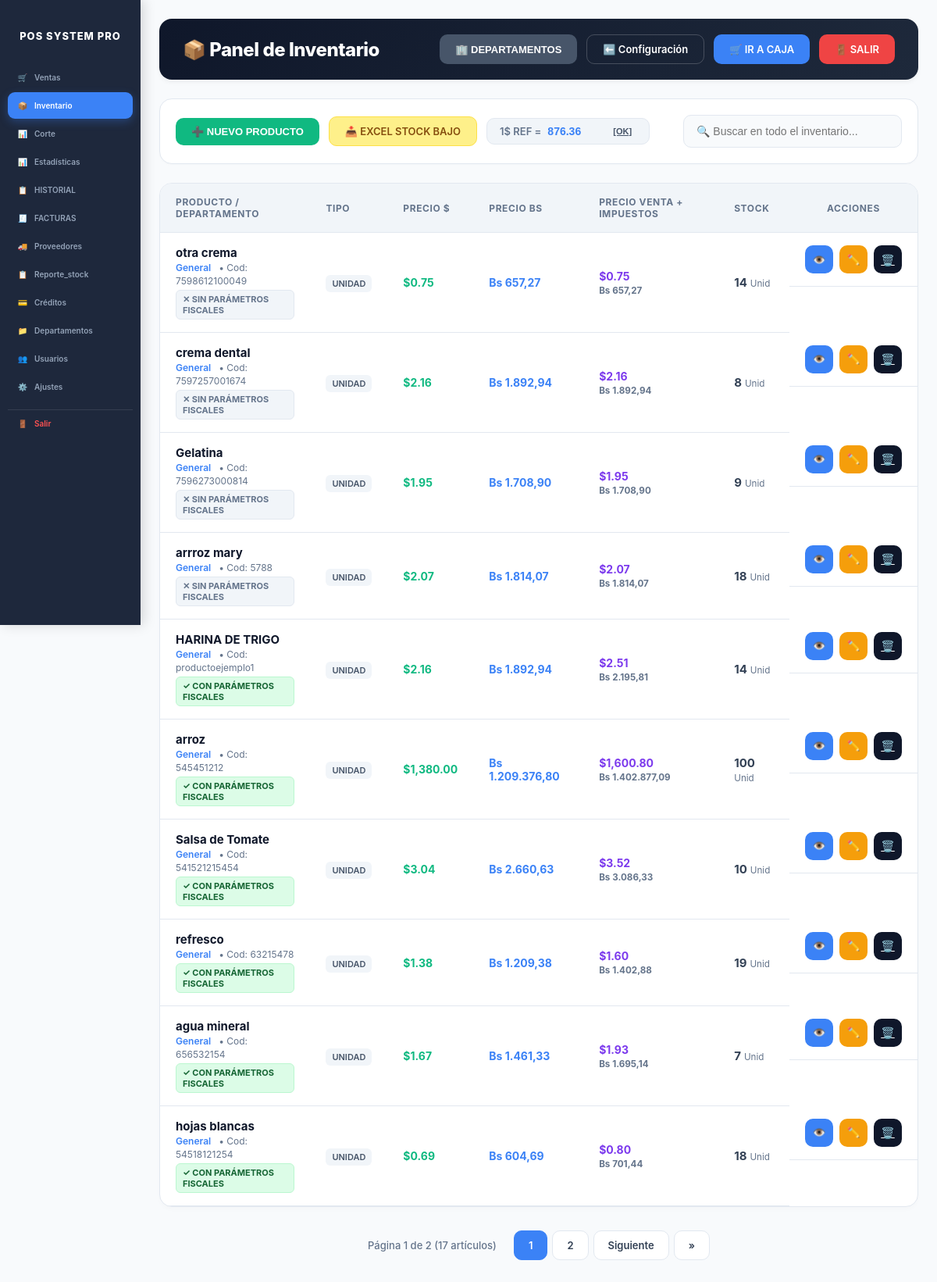
The page /inventario.php (signed in) on the database its author committed.
### tables this page shows
CREATE TABLE `configuracion` (
  `id` int(1) NOT NULL,
  `nombre_negocio` varchar(100) NOT NULL,
  `rif` varchar(20) NOT NULL,
  `direccion` text,
  `mensaje_ticket` varchar(255) DEFAULT NULL,
  `tasa_dolar` decimal(10,2) NOT NULL,
  `moneda_simbolo` varchar(5) DEFAULT '$',
  `mensaje_factura` text,
  `puerto_impresora` varchar(100) DEFAULT NULL,
  `tipo_lector` varchar(50) DEFAULT 'teclado',
  `puerto_lector` varchar(50) DEFAULT NULL,
  `gaveta` varchar(50) DEFAULT 'impresora',
  `impuesto_iva` decimal(5,2) DEFAULT '16.00',
  `impuesto_igtf` decimal(5,2) DEFAULT '3.00',
  `usar_iva` tinyint(1) DEFAULT '1',
  `usar_igtf` tinyint(1) DEFAULT '0',
  `whatsapp_telefono` varchar(20) DEFAULT NULL,
  `whatsapp_api_key` varchar(255) DEFAULT NULL
);

CREATE TABLE `productos` (
  `id` int(11) NOT NULL,
  `codigo_barras` varchar(50) DEFAULT NULL,
  `nombre` varchar(100) NOT NULL,
  `precio_costo` decimal(10,2) DEFAULT NULL,
  `precio` double NOT NULL,
  `stock` decimal(10,3) DEFAULT '0.000',
  `tipo_venta` enum('unidad','granel','paquete') DEFAULT 'unidad',
  `unidad_medida` varchar(10) DEFAULT 'Unid',
  `id_departamento` int(11) DEFAULT NULL,
  `usa_inventario` tinyint(1) DEFAULT '1',
  `moneda` varchar(5) DEFAULT 'USD',
  `moneda_base` varchar(10) DEFAULT NULL,
  `precio_mayor` decimal(10,2) DEFAULT '0.00',
  `cantidad_mayor` int(11) DEFAULT '0',
  `precio_bulto` decimal(10,2) DEFAULT '0.00',
  `cantidad_bulto` int(11) DEFAULT '0',
  `id_proveedor` int(11) DEFAULT NULL,
  `usa_parametros_fiscales` tinyint(1) DEFAULT '1'
);

### inventario.php (the view, shortened to what this page needs)
<?php
@include_once 'validar_licencia.php';
$res_config = mysqli_query($conexion, "SELECT * FROM configuracion WHERE id = 1");
$config_data = mysqli_fetch_assoc($res_config);
$tasa_actual = $config_data['tasa_dolar'] ?? 1;
$usar_iva = $config_data['usar_iva'] ?? 0;
$porcentaje_iva = $config_data['impuesto_iva'] ?? 0;
$prod_por_pagina = 10;
$pagina_actual = isset($_GET['p']) ? (int)$_GET['p'] : 1;
$inicio_limit = ($pagina_actual - 1) * $prod_por_pagina;
$res_conteo = mysqli_query($conexion, "SELECT COUNT(*) as total FROM productos");
$total_productos = mysqli_fetch_assoc($res_conteo)['total'];
$total_paginas = ceil($total_productos / $prod_por_pagina);
$productos = mysqli_query($conexion, "SELECT p.*, d.nombre as nombre_depto
    FROM productos p LEFT JOIN departamentos d ON p.id_departamento = d.id
    ORDER BY p.id DESC LIMIT $inicio_limit, $prod_por_pagina");
?>
<!DOCTYPE html>
<html lang="es">
<head>
</head>
<body>
<?php include_once __DIR__ . '/sidebar.php'; ?>
    <?php
    function format_stock($value, $unidad) {
        $val = (float)$value;
        $unidades_con_decimales = ['KG', 'G', 'KILOS', 'GRAMOS'];
        if (in_array(strtoupper($unidad), $unidades_con_decimales)) {
            return rtrim(rtrim(number_format($val, 3, ',', '.'), '0'), ',');
        } else {
            return number_format($val, 0, ',', '.');
        }
    }
    ?>
    <div class="header-container">
        <h2 style="margin:0; font-weight: 800; letter-spacing: -0.02em;">📦 Panel de Inventario</h2>
        <div style="display:flex; gap:12px;">
            <button onclick="abrirModal('modalDepto')" class="btn" style="background:var(--slate)">🏢 DEPARTAMENTOS</button>
            <a href="configuracion.php" class="btn" style="background: transparent; border: 1px solid rgba(255,255,255,0.2)">⬅️ Configuración</a>
            <a href="ventas.php" class="btn" style="background:var(--blue)">🛒 IR A CAJA</a>
            <a href="logout.php" class="btn" style="background:var(--red)">🚪 SALIR </a>
        </div>
    </div>
    <div class="toolbar">
        <div style="display: flex; align-items: center; gap: 12px; flex-wrap: wrap;">
            <button onclick="abrirModal('modalNuevo')" class="btn" style="background:var(--green)">➕ NUEVO PRODUCTO</button>
            <a href="?exportar_bajo_stock=1" class="btn" style="background:#fef08a; color: #854d0e; border: 1px solid #fde047;">📥 EXCEL STOCK BAJO</a>
            <form method="POST" class="tasa-box">
                <span style="font-size:13px; color:var(--text-sub); margin-right:8px;">1$ REF =</span>
                <input type="number" step="0.01" name="nueva_tasa" value="<?= $tasa_actual ?>" style="width:70px; border:none; background:transparent; font-weight:700; color:var(--blue); padding:0; font-size:14px;">
                <button type="submit" name="actualizar_tasa" style="background:none; border:none; cursor:pointer; font-size:11px; font-weight:700; color:var(--slate); margin-left:8px; text-decoration: underline;">[OK]</button>
            </form>
        </div>
        <div>
            <input type="text" id="busq_global" style="width:280px;" placeholder="🔍 Buscar en todo el inventario..." onkeyup="buscarGlobal(this.value)">
        </div>
    </div>
    <div class="tabla-container">
        <table>
            <thead>
                <tr>
                    <th>Producto / Departamento</th><th>Tipo</th><th>Precio $</th><th>Precio Bs</th><th>Precio Venta + Impuestos</th><th>Stock</th><th style="text-align:center;">Acciones</th>
                </tr>
            </thead>
            <tbody>
                <?php while($p = mysqli_fetch_assoc($productos)):
                    $moneda_p = $p['moneda'] ?? 'USD';
                    if ($moneda_p === 'VES') {
                        $precio_usd_calc = $p['precio'] / $tasa_actual;
                        $precio_bs_calc = $p['precio'];
                        $badge_moneda = '<span class="badge-moneda">FIJO BS</span>';
                    } else {
                        $precio_usd_calc = $p['precio'];
                        $precio_bs_calc = $p['precio'] * $tasa_actual;
                        $badge_moneda = '';
                    }
                    $aplica_fiscal = ($p['usa_parametros_fiscales'] == 1);
                    $subtotal_usd = $precio_usd_calc;
                    $subtotal_bs = $precio_bs_calc;
                    $monto_iva_usd = 0;
                    $monto_iva_bs = 0;
                    if ($usar_iva == 1 && $aplica_fiscal) {
                        $monto_iva_usd = $subtotal_usd * ($porcentaje_iva / 100);
                        $monto_iva_bs = $subtotal_bs * ($porcentaje_iva / 100);
                    }
                    $total_con_iva_usd = $subtotal_usd + $monto_iva_usd;
                    $total_con_iva_bs = $subtotal_bs + $monto_iva_bs;
                    $monto_igtf_usd = 0;
                    $monto_igtf_bs = 0;
                    $precio_final_usd = $total_con_iva_usd + $monto_igtf_usd;
                    $precio_final_bs = $total_con_iva_bs + $monto_igtf_bs;
                ?>
                <tr class="fila">
                    <td>
                        <b style="font-size:15px; color: var(--dark);"><?= htmlspecialchars($p['nombre']) ?></b>
                        <?= $badge_moneda ?> <br>
                        <span style="color:var(--blue); font-weight:600; font-size:12px;"><?= htmlspecialchars($p['nombre_depto'] ?? 'General') ?></span>
                        <span style="color:var(--text-sub); font-size:12px; margin-left:6px;">• Cod: <?= htmlspecialchars($p['codigo_barras']) ?></span><br>
                        <?php if($aplica_fiscal): ?>
                            <span class="badge-fiscal">✓ CON PARÁMETROS FISCALES</span>
                        <?php else: ?>
                            <span class="badge-nofiscal">✕ SIN PARÁMETROS FISCALES</span>
                        <?php endif; ?>
                    </td>
                    <td><span class="badge-tipo"><?= htmlspecialchars($p['tipo_venta']) ?></span></td>
                    <td style="color:var(--green); font-weight:700;">
                        <?php if($moneda_p === 'VES'): ?>
                            <span style="color:gray; font-weight:500;">~$<?= number_format($precio_usd_calc, 2) ?></span>
                        <?php else: ?>
                            $<?= number_format($precio_usd_calc, 2) ?>
                        <?php endif; ?>
                    </td>
                    <td style="color:var(--blue); font-weight:700;">
                        Bs <?= number_format($precio_bs_calc, 2, ',', '.') ?>
                    </td>
                    <td style="color:#7c3aed; font-weight:700;">
                        $<?= number_format($precio_final_usd, 2) ?><br>
                        <small style="color:var(--text-sub);">Bs <?= number_format($precio_final_bs, 2, ',', '.') ?></small>
                    </td>
                    <td>
                        <?php if($p['usa_inventario'] == 1): ?>
                            <span style="font-weight:700; font-size:15px;"><?= format_stock($p['stock'], $p['unidad_medida']) ?></span> <small style="color:var(--text-sub)"><?= htmlspecialchars($p['unidad_medida']) ?></small>
                        <?php else: ?>
                            <span style="font-size: 18px; color: var(--slate); font-weight:700;">∞</span> <small style="color:var(--text-sub)">Ilimitado</small>
                        <?php endif; ?>
                    </td>
                    <td style="display:flex; justify-content:center; gap:8px;">
                        <button onclick="verDetalles('<?= $p['codigo_barras'] ?>','<?= addslashes(htmlspecialchars($p['nombre'])) ?>','<?= $p['precio_costo'] ?>','<?= number_format($precio_usd_calc,2) ?>','<?= $p['stock'] ?>','<?= $p['unidad_medida'] ?>','<?= $p['tipo_venta'] ?>','<?= number_format($precio_bs_calc,2,',','.') ?>', '<?= $moneda_p ?>', '<?= number_format($precio_final_usd,2) ?>', '<?= number_format($precio_final_bs,2,',','.') ?>')" class="btn-action" style="background:var(--blue)">👁️</button>
                        <button onclick="abrirE('<?= $p['id'] ?>','<?= $p['codigo_barras'] ?>','<?= addslashes(htmlspecialchars($p['nombre'])) ?>','<?= $p['precio_costo'] ?>','<?= $p['precio'] ?>','<?= $p['stock'] ?>','<?= $p['tipo_venta'] ?>','<?= $p['unidad_medida'] ?>','<?= $p['id_departamento'] ?>', '<?= $moneda_p ?>', '<?= $p['id_proveedor'] ?>', '<?= $p['usa_parametros_fiscales'] ?? 1 ?>', '<?= $pagina_actual ?>')" class="btn-action" style="background:var(--amber)">✏️</button>
                        <a href="?eliminar=<?= $p['id'] ?>&p_actual=<?= $pagina_actual ?>" class="btn-action" style="background:var(--dark);" onclick="return confirm('¿Está seguro de eliminar este producto por completo?')">🗑️</a>
                    </td>
                </tr>
                <?php endwhile; ?>
            </tbody>
        </table>
    </div>
    <div class="pagination">
        <span class="page-info">Página <?= $pagina_actual ?> de <?= $total_paginas ?> (<?= $total_productos ?> artículos)</span>
        <?php
        $rango = 2;
        for ($i = max(1, $pagina_actual - $rango); $i <= min($total_paginas, $pagina_actual + $rango); $i++):
        ?>
            <a href="?p=<?= $i ?>" class="page-link <?= ($i == $pagina_actual) ? 'active' : '' ?>"><?= $i ?></a>
        <?php endfor; ?>
        <?php if ($pagina_actual < $total_paginas): ?>
            <a href="?p=<?= $pagina_actual + 1 ?>" class="page-link">Siguiente</a>
            <a href="?p=<?= $total_paginas ?>" class="page-link">»</a>
        <?php endif; ?>
    </div>
</body>
</html>

### sidebar.css (style rules this page uses)
:root { --pos-sidebar-width: 180px; --pos-sidebar-bg: #1e283c; }
@media (min-width: 901px) { body.pos-sidebar-layout { margin-left: var(--pos-sidebar-width) !important; transition: margin-left .24s ease; } }

### inventario.php (style rules this page uses)
:root { --bg-body: #f8fafc; --bg-card: #ffffff; --text-main: #334155; --text-sub: #64748b; --border: #e2e8f0; --table-head: #f1f5f9; --dark: #0f172a; --blue: #3b82f6; --blue-hover: #1d4ed8; --red: #ef4444; --green: #10b981; --amber: #f59e0b; --slate: #475569; }
body { font-family: 'Inter', system-ui, -apple-system, sans-serif; background: var(--bg-body); color: var(--text-main); margin: 0; padding: 24px; -webkit-font-smoothing: antialiased; }
.header-container { background: linear-gradient(135deg, var(--dark) 0%, #1e293b 100%); padding: 20px 30px; color: white; border-radius: 16px; margin-bottom: 24px; display: flex; justify-content: space-between; align-items: center; box-shadow: 0 4px 6px -1px rgba(0,0,0,0.05); }
.toolbar { display: flex; justify-content: space-between; background: var(--bg-card); padding: 20px; border-radius: 16px; margin-bottom: 24px; border: 1px solid var(--border); align-items: center; box-shadow: 0 1px 3px rgba(0,0,0,0.02); }
.tasa-box { display: flex; align-items: center; background: var(--table-head); padding: 8px 16px; border-radius: 10px; border: 1px solid var(--border); font-weight: 600; }
.tabla-container { background: var(--bg-card); border-radius: 16px; border: 1px solid var(--border); overflow: hidden; box-shadow: 0 4px 6px -1px rgba(0,0,0,0.02); }
table { width: 100%; border-collapse: collapse; text-align: left; }
th { background: var(--table-head); padding: 16px 20px; font-size: 12px; color: var(--text-sub); text-transform: uppercase; letter-spacing: 0.05em; border-bottom: 1px solid var(--border); font-weight: 700; }
td { padding: 16px 20px; border-bottom: 1px solid var(--border); font-size: 14px; vertical-align: middle; }
.btn { padding: 10px 20px; border-radius: 10px; font-weight: 600; cursor: pointer; border: none; color: white; display: inline-flex; align-items: center; gap: 8px; text-decoration: none; font-size: 13px; transition: all 0.2s ease; }
.btn-action { width: 36px; height: 36px; border-radius: 10px; border: none; cursor: pointer; color: white; display: inline-flex; align-items: center; justify-content: center; transition: all 0.2s ease; }
input, select { width: 100%; padding: 12px 16px; border-radius: 10px; border: 1px solid var(--border); background: #f8fafc; color: var(--text-main); box-sizing: border-box; font-size: 14px; transition: all 0.2s ease; }
.badge-tipo { background: #f1f5f9; color: #475569; padding: 4px 8px; border-radius: 6px; font-size: 11px; font-weight: 600; text-transform: uppercase; }
.badge-fiscal { background: #dcfce7; color: #166534; padding: 4px 8px; border-radius: 6px; font-size: 11px; font-weight: 700; border: 1px solid #bbf7d0; display: inline-block; margin-top: 4px; }
.badge-nofiscal { background: #f1f5f9; color: #64748b; padding: 4px 8px; border-radius: 6px; font-size: 11px; font-weight: 700; border: 1px solid #e2e8f0; display: inline-block; margin-top: 4px; }
.pagination { display: flex; justify-content: center; align-items: center; gap: 6px; margin: 30px 0; }
.page-link { padding: 10px 18px; background: var(--bg-card); border: 1px solid var(--border); border-radius: 10px; color: var(--text-main); text-decoration: none; font-weight: 600; transition: 0.2s; font-size: 13px; }
.page-link.active { background: var(--blue); color: white; border-color: var(--blue); }
.page-info { font-size: 13px; color: var(--text-sub); margin-right: 16px; font-weight: 500; }

### rows shown on the page
configuracion: nueva_tasa "876.36"
productos: nombre "otra crema", nombre_depto "General", codigo_barras "7598612100049", usa_parametros_fiscales "✕ SIN PARÁMETROS FISCALES", tipo_venta "UNIDAD", precio "0.75", precio.tasa_dolar "657,27", format_stock($p['stock'], $p['unidad_medida']) "14", unidad_medida "Unid"
productos: nombre "crema dental", nombre_depto "General", codigo_barras "7597257001674", usa_parametros_fiscales "✕ SIN PARÁMETROS FISCALES", tipo_venta "UNIDAD", precio "2.16", precio.tasa_dolar "1.892,94", format_stock($p['stock'], $p['unidad_medida']) "8", unidad_medida "Unid"
productos: nombre "Gelatina", nombre_depto "General", codigo_barras "7596273000814", usa_parametros_fiscales "✕ SIN PARÁMETROS FISCALES", tipo_venta "UNIDAD", precio "1.95", precio.tasa_dolar "1.708,90", format_stock($p['stock'], $p['unidad_medida']) "9", unidad_medida "Unid"
productos: nombre "arrroz mary", nombre_depto "General", codigo_barras "5788", usa_parametros_fiscales "✕ SIN PARÁMETROS FISCALES", tipo_venta "UNIDAD", precio "2.07", precio.tasa_dolar "1.814,07", format_stock($p['stock'], $p['unidad_medida']) "18", unidad_medida "Unid"
productos: nombre "HARINA DE TRIGO", nombre_depto "General", codigo_barras "productoejemplo1", usa_parametros_fiscales "✓ CON PARÁMETROS FISCALES", tipo_venta "UNIDAD", precio "2.16", precio.tasa_dolar "1.892,94", precio.impuesto_iva "2.51", precio.impuesto_iva "2.195,81", format_stock($p['stock'], $p['unidad_medida']) "14", unidad_medida "Unid"
productos: nombre "arroz", nombre_depto "General", codigo_barras "545451212", usa_parametros_fiscales "✓ CON PARÁMETROS FISCALES", tipo_venta "UNIDAD", precio "1,380.00", precio.tasa_dolar "1.209.376,80", precio.impuesto_iva "1,600.80", precio.impuesto_iva "1.402.877,09", format_stock($p['stock'], $p['unidad_medida']) "100", unidad_medida "Unid"
productos: nombre "Salsa de Tomate", nombre_depto "General", codigo_barras "541521215454", usa_parametros_fiscales "✓ CON PARÁMETROS FISCALES", tipo_venta "UNIDAD", precio "3.04", precio.tasa_dolar "2.660,63", precio.impuesto_iva "3.52", precio.impuesto_iva "3.086,33", format_stock($p['stock'], $p['unidad_medida']) "10", unidad_medida "Unid"
productos: nombre "refresco", nombre_depto "General", codigo_barras "63215478", usa_parametros_fiscales "✓ CON PARÁMETROS FISCALES", tipo_venta "UNIDAD", precio "1.38", precio.tasa_dolar "1.209,38", precio.impuesto_iva "1.60", precio.impuesto_iva "1.402,88", format_stock($p['stock'], $p['unidad_medida']) "19", unidad_medida "Unid"
productos: nombre "agua mineral", nombre_depto "General", codigo_barras "656532154", usa_parametros_fiscales "✓ CON PARÁMETROS FISCALES", tipo_venta "UNIDAD", precio "1.67", precio.tasa_dolar "1.461,33", precio.impuesto_iva "1.93", precio.impuesto_iva "1.695,14", format_stock($p['stock'], $p['unidad_medida']) "7", unidad_medida "Unid"
productos: nombre "hojas blancas", nombre_depto "General", codigo_barras "54518121254", usa_parametros_fiscales "✓ CON PARÁMETROS FISCALES", tipo_venta "UNIDAD", precio "0.69", precio.tasa_dolar "604,69", precio.impuesto_iva "0.80", precio.impuesto_iva "701,44", format_stock($p['stock'], $p['unidad_medida']) "18", unidad_medida "Unid"

### other values the page prints
$icon "🛒 📦 📊 📊 📋 🧾 🚚 📋 💳 📁 👥 ⚙️"
$label "Ventas Inventario Corte Estadísticas HISTORIAL FACTURAS Proveedores Reporte_stock Créditos Departamentos Usuarios Ajustes"
$pagina_actual "1"
$total_paginas "2"
$total_productos "17"
